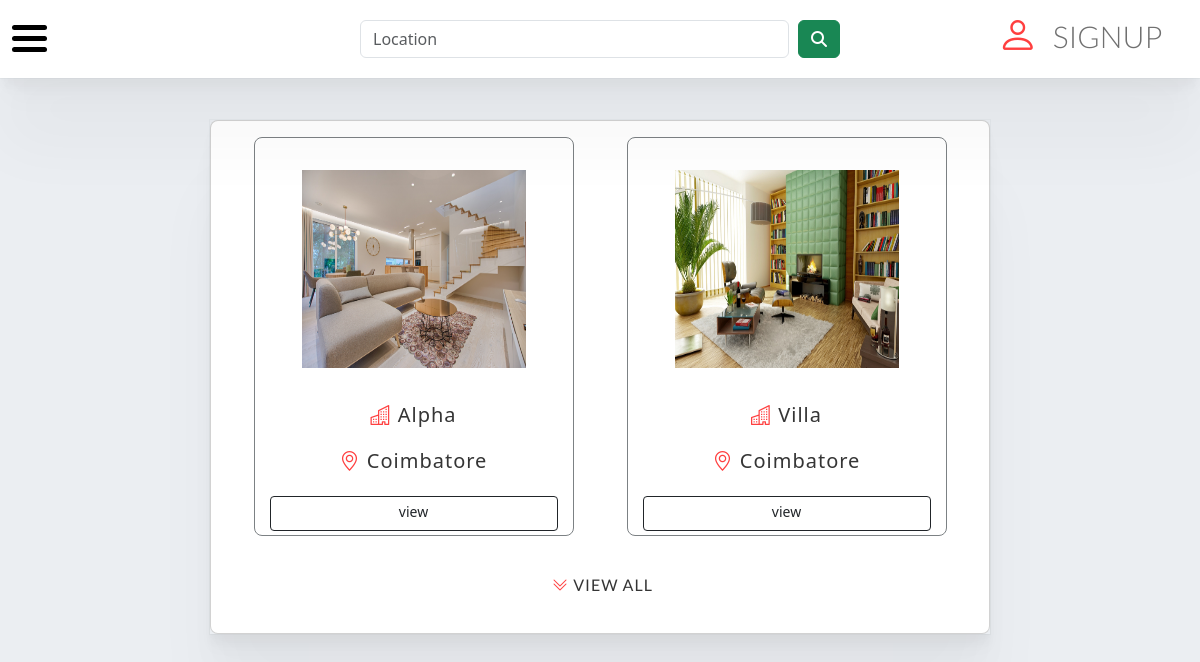
The page / on the database its author committed.
### property/models.py (models this page shows, shortened)
class Photo(models.Model):
    property = models.ForeignKey(Property, on_delete=models.CASCADE, default=None, null=True, blank=True)
    photo = models.FileField(null=True, blank=True)

class Property(models.Model):
    user = models.ForeignKey('user.User',on_delete=models.CASCADE, default=None, null=True, blank=True)
    name = models.TextField(max_length=200)
    location = models.TextField(max_length=200)
    start_date = models.DateField()
    end_date = models.DateField()
    details = models.JSONField(default=dict,blank=True)
    is_booked = models.BooleanField(default=False)
    feedback = models.JSONField(default=dict,blank=True)

### home/views.py (the view)
def home_page(request):
    if request.method == "POST":
        print(request.POST)
    all = Property.objects.all()
    room1 = Photo.objects.filter(property__id=all[0].id)
    room2 = Photo.objects.filter(property__id=all[1].id)
    return render(request,"home_page.html",{"room1":room1[0], "room2":room2[0]})

### template/home_page.html (shortened to what this page needs)
<!DOCTYPE html>
<html lang="en">
<head>
     <link href="https://cdn.jsdelivr.net/npm/bootstrap@5.0.0-beta1/dist/css/bootstrap.min.css" rel="stylesheet"
>
    <link href="https://maxcdn.bootstrapcdn.com/font-awesome/4.2.0/css/font-awesome.min.css" rel="stylesheet">
    <link rel="stylesheet" href="https://cdn.jsdelivr.net/npm/bootstrap-icons@1.5.0/font/bootstrap-icons.css" />
    <link href="https://use.fontawesome.com/releases/v5.6.1/css/all.css" rel="stylesheet">
    <link href="https://cdn.jsdelivr.net/npm/bootstrap@5.2.3/dist/css/bootstrap.min.css" rel="stylesheet">
    <link href="https://getbootstrap.com/docs/5.2/assets/css/docs.css" rel="stylesheet">
    <link href="https://cdn.jsdelivr.net/npm/bootstrap@5.3.0-alpha1/dist/css/bootstrap.min.css" rel="stylesheet">
</head>
</head>
<body>
<nav class="navbar navbar-expand-lg">
  <div class="setop container-fluid">
    <div class="collapse navbar-collapse" id="navbarNavAltMarkup">
      <div class="navbar-nav">
          <div >
              <div class="menu" id="bar1"></div>
              <div class="menu" id="bar2" ></div>
              <div class="menu" id="bar3" ></div>
          </div>
      </div>
      <form name="search" id="search" method="POST" action="/search">
          <div class="box">
             <div class="float">
                 <input type="search" name="Location" id="" class="form-control" placeholder="Location" >
             </div>
             <div class="float1">
                 <button type="submit" class="btn btn-success" >
                     <i class='fa fa-search'></i>
                 </button>
             </div>
          </div>
      </form>
      <div class="user">
         <h1>
           <i class="bi bi-person" id="useri"></i>
         </h1>
          {% if request.user.is_authenticated %}
          <div>
            <a>{{request.user.username.capitalize}}</a>
            <a  href="{%url 'sign_out'%}" style=" color: #353535; text-decoration: none; font-family: 'Lato', sans-serif; letter-spacing: 1px; opacity:1;"><p >Logout</p></a>
          </div>
          {% else %}
          <a  href="{%url 'sign_up'%}" style="text-decoration: none">
            <p class="state">SIGNUP</p>
          </a>
          {% endif %}
      </div>
    </div>
  </div>
</nav>
<div class="content">
    <div class="card">
      <div class="card-body">
        {% block content %}
          <div  class="col-xs-4">
                <div class="box-im mx-auto mb-3">
                <img src="{{room1.photo.url}}" height="262" class="image-thumbnail" alt="..." style=" width: 18rem;padding:2rem;">
                    <p class="nameing" style=""><i class="bi bi-building"></i>  {{room1.property.name.capitalize}}</p>
                    <p class="nameing" ><i class="bi bi-geo-alt"></i>  {{room1.property.location.capitalize}}</p>
                    <a href="{% url 'details_view' room1.property.id %}" class="btn btn-outline-dark btn-sm m-1" style=" width: 18rem;height: 35px;">view</a>
                </div>
              <div class="box-im mx-auto mb-3">
                <img src="{{room2.photo.url}}" height="262" class="image-thumbnail" alt="..." style=" width: 18rem;padding:2rem;">
                    <p class="nameing" style=""><i class="bi bi-building"></i>  {{room2.property.name.capitalize}}</p>
                    <p class="nameing" ><i class="bi bi-geo-alt"></i>  {{room2.property.location.capitalize}}</p>
                    <a href="{% url 'details_view' room2.property.id %}" class="btn btn-outline-dark btn-sm m-1" style=" width: 18rem;height: 35px;">view</a>
                </div>
              </div>
          <div style="text-align:center;">
              <a href="{% url 'rooms' %}" class="active">
                 <i class="bi bi-chevron-double-down"></i>
                <span>  view all</span>
             </a>
          </div>
        {% endblock %}
      </div>
    </div>
</div>
</body>
</html>

### template/home_page.html (style rules this page uses)
.navbar { position: fixed; z-index: 1; width: 100%; background-color:white ; top: 0; height:9.7%; box-shadow:0 0 0 1px rgb(53 72 91 / 4%), 0 2px 2px rgb(0 0 0 / 0%), 0 4px 4px rgb(0 0 0 / 1%), 0 10px 8px rgb(0 0 0 / 2%), 0 15px 15px rgb(0 0 0 / 2%), 0 30px 30px rgb(0 0 0 / 2%), 0 70px 65px rgb(0 0 0 / 3%); }
.menu { border-radius:15px; width: 35px; height: 5px; background-color: black; margin: 6px 0; transition: transform 0.5s,opacity 0.5s; }
.box { display:flex; position: absolute; left: 50%; top: 50%; -webkit-transform: translate(-50%, -50%); transform: traookla speed testnslate(-50%, -50%); width: 40%; }
.collapse:not(.show) { display:flex; }
.float { flex:1; }
.user { display:flex; position: absolute; left: 90%; top: 50%; -webkit-transform: translate(-50%, -50%); transform: traookla speed testnslate(-50%, -50%); }
.form-control { width: 98%; }
body { background-color:#ebeef2; }
.content { position:absolute; width: 65%; top: 15%; left: 17.5%; transition: all .5s ease; box-shadow:0 0 0 1px rgb(53 72 91 / 4%), 0 2px 2px rgb(0 0 0 / 0%), 0 4px 4px rgb(0 0 0 / 1%), 0 10px 8px rgb(0 0 0 / 2%), 0 15px 15px rgb(0 0 0 / 2%), 0 30px 30px rgb(0 0 0 / 2%), 0 70px 65px rgb(0 0 0 / 3%); }
.card { border-radius: 0.5rem; }
.sidebar a:hover span,.bi { opacity: 0.75; visibility: visible; color:red; }
span { opacity: 1; }
.state { font-family: 'Lato', sans-serif; font-weight: 300; text-align: center; font-size: 30px; margin: 0; color: #353535; opacity: 0.7; line-height: 50px; padding-left: 15px; }
a { text-decoration: none }
.active, .right-active { color: #353535; line-height: 65px; text-align: left; border-left: 5px solid transparent; font-family: 'Lato', sans-serif; transition: all .5s ease; letter-spacing: 1px; text-transform: uppercase; }
.col-xs-4 { display:flex; flex-wrap: wrap; z-index:1; text-align: center; }
.box-im { width: 20rem; border: 1px solid #7c8184; border-radius: .5rem; }
.nameing { font-size: 20px; color: #353535; text-decoration: none; font-family: 'Lato' sans-serif; letter-spacing: 1px; opacity:1; }

### rows shown on the page
Photo: photo (picture), property.name "Alpha", property.location "Coimbatore"
Photo: photo (picture), property.name "Villa", property.location "Coimbatore"
